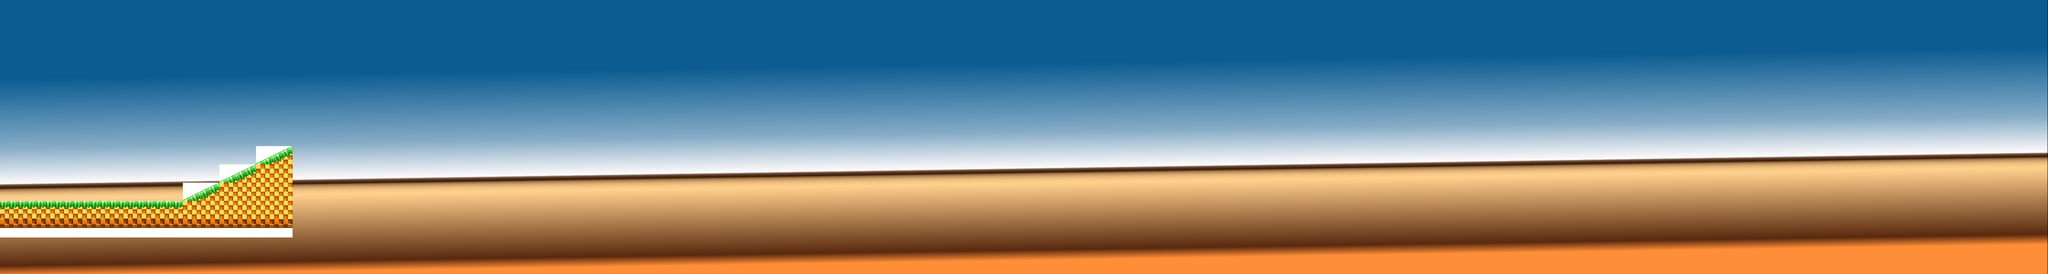

A level layout from a 2D game, rendered from its tile map. Below: a short description, then the map file with tile-grid data replaced by summaries:
An orthogonal 112x15 tile map with 48x48 px tiles, 1 tile layer (floor_walls), 1 image layer.

<map version="1.0" orientation="orthogonal" renderorder="right-down" width="112" height="15" tilewidth="48" tileheight="48" nextobjectid="1">
 <tileset firstgid="1" name="hills_floor_walls" tilewidth="48" tileheight="48" tilecount="48" columns="8">
  <image source="hills_walls_floor_tiles.png" trans="ffffff" width="384" height="288" />
 </tileset>
 <imagelayer name="bg_base" offsetx="-1" offsety="0">
  <image source="bg1.png" width="5376" height="720" />
 </imagelayer>
 <layer name="floor_walls" width="112" height="15">
  <data>[1680 cells, 44 non-empty, 7 distinct tile ids]</data>
 </layer>
</map>